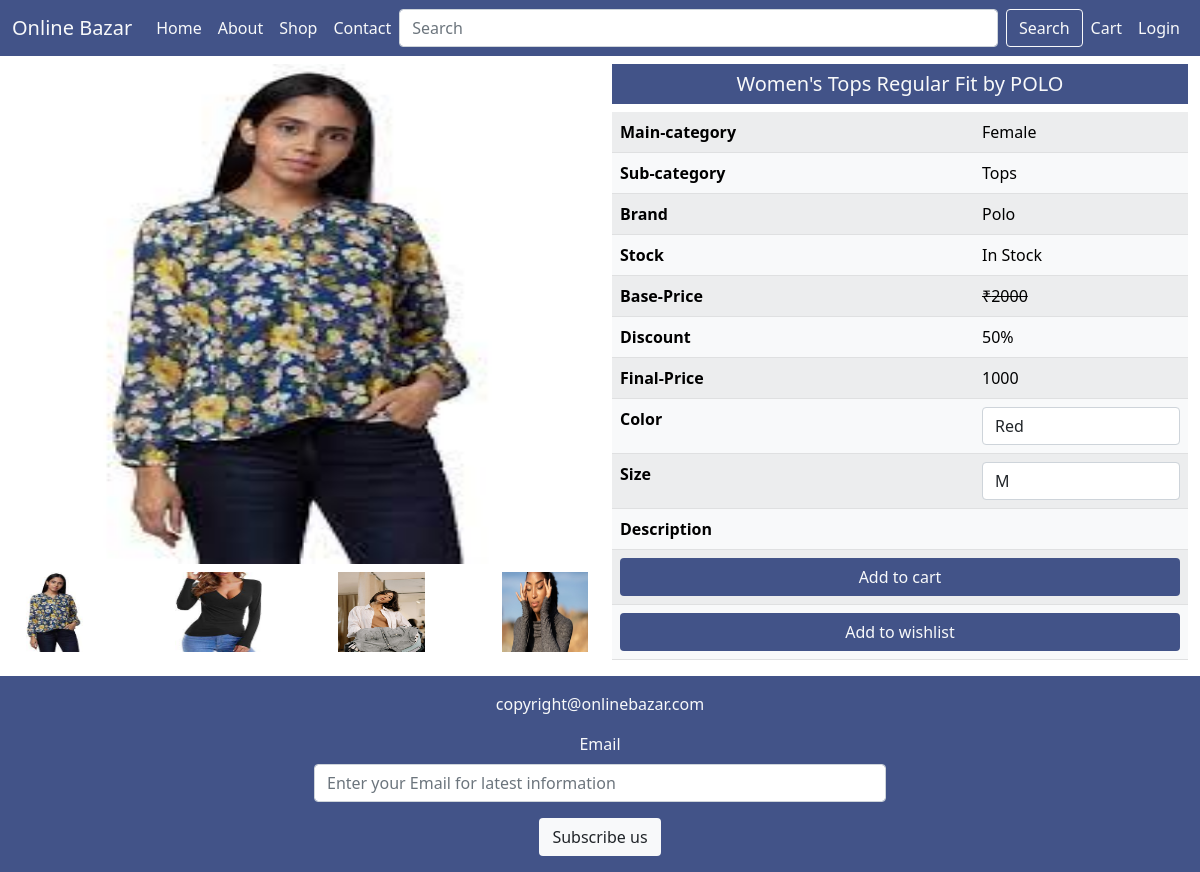
The app's page /single-product-page/22/ with its own data.
### mainApp/models.py (models this page shows, shortened)
class Product(models.Model):
    id = models.AutoField(primary_key=True)
    name = models.CharField(max_length=20)
    maincategory = models.ForeignKey(Maincategory, on_delete=models.CASCADE)
    subcategory = models.ForeignKey(Subcategory, on_delete=models.CASCADE)
    brand = models.ForeignKey(Brand, on_delete=models.CASCADE)
    seller = models.ForeignKey(Seller, on_delete=models.CASCADE, default=None)
    baseprice = models.IntegerField()
    discount = models.IntegerField()
    finalprice = models.IntegerField()
    size = models.CharField(max_length=100)
    color = models.CharField(max_length=100)
    description = models.TextField()
    stock = models.CharField(max_length=20, default="In Stock")
    pic1 = models.ImageField(
        upload_to="images", default='nopic.jpg', null=True, blank=True)
    pic2 = models.ImageField(
        upload_to="images", default='nopic.jpg', null=True, blank=True)
    pic3 = models.ImageField(
        upload_to="images", default='nopic.jpg', null=True, blank=True)
    pic4 = models.ImageField(
        upload_to="images", default='nopic.jpg', null=True, blank=True)

class Maincategory(models.Model):
    id = models.AutoField(primary_key=True)
    name = models.CharField(max_length=20)
    def __str__(self):
        return self.name

class Subcategory(models.Model):
    id = models.AutoField(primary_key=True)
    name = models.CharField(max_length=20)
    def __str__(self):
        return self.name

class Brand(models.Model):
    id = models.AutoField(primary_key=True)
    name = models.CharField(max_length=20)
    def __str__(self):
        return self.name

### mainApp/views.py (the view)
# urls.py: path('single-product-page/<int:num>/',views.singleproductpage),
def singleproductpage(request, num):
    p = Product.objects.get(id=num)
    color = p.color.split(",")
    color = color[:-1]
    size = p.size.split(",")
    size = size[:-1]
    return render(request, "singleproductpage.html", {"Product": p, "Color": color, "Size": size})

### mainApp/templatetags/product.py (called while the page is built)
@register.filter('Stock')
def Stock(request,data):
    if(data=="In Stock"):
        return True
    else:
        return False

### mainApp/templates/singleproductpage.html (shortened to what this page needs)
{% extends 'index.html' %}
{% load static %}
{% load product %}
{% block body %}
<div class="container-fluid  mt-3">
    <div class="row">
        <div class="col-xxl-6 col-xl-6 col-lg-6 col-md-6 col-sm-12 col-12">
            <div id="carouselExampleFade" class="carousel slide carousel-fade" data-bs-ride="carousel">
                <div class="carousel-inner">
                    <div class="carousel-item active">
                        <img src="{{Product.pic1.url}}" height="500" class="d-block w-100">
                    </div>
                </div>
                <button class="carousel-control-prev" type="button" data-bs-target="#carouselExampleFade"
                    data-bs-slide="prev">
                    <span class="carousel-control-prev-icon" aria-hidden="true"></span>
                </button>
                <button class="carousel-control-next" type="button" data-bs-target="#carouselExampleFade"
                    data-bs-slide="next">
                    <span class="carousel-control-next-icon" aria-hidden="true"></span>
                </button>
            </div>
            <div class="mt-2 mb-2 d-flex justify-content-between">
                <img src="{{Product.pic1.url}}" height='80px' width='15%'>
                <img src="{{Product.pic2.url}}" height='80px' width='15%'>
                <img src="{{Product.pic3.url}}" height='80px' width='15%'>
                <img src="{{Product.pic4.url}}" height='80px' width='15%'>
            </div>
        </div>
        <div class="col-xxl-6 col-xl-6 col-lg-6 col-md-6 col-sm-12 col-12">
            <h5 class="background text-light text-center p-2">{{Product.name}}</h5>
            <table class="table table-light table-striped table-hover">
                <tr>
                    <th>Main-category</th>
                    <td>{{Product.maincategory}}</td>
                </tr>
                <tr>
                    <th>Sub-category</th>
                    <td>{{Product.subcategory}}</td>
                </tr>
                <tr>
                    <th>Brand</th>
                    <td>{{Product.brand}}</td>
                </tr>
                <tr>
                    <th>Stock</th>
                    <td>{{Product.stock}}</td>
                </tr>
                <tr>
                    <th>Base-Price</th>
                    <td><del>&#8377;{{Product.baseprice}}</del></td>
                </tr>
                <tr>
                    <th>Discount</th>
                    <td>{{Product.discount}}%</td>
                </tr>
                <tr>
                    <th>Final-Price</th>
                    <td>{{Product.finalprice}}</td>
                </tr>
                <form action="/add-to-cart/" method="post">
                    <tr>
                        <th>Color</th>
                        <td><select name="color" class="form-control">
                                {% for i in Color %}
                                <option value="{{i}}">{{i}}</option>
                                {% endfor %}
                            </select>
                        </td>
                    </tr>
                    <tr>
                        <th>Size</th>
                        <td><select name="size" class="form-control">
                                {% for i in Size %}
                                <option value="{{i}}">{{i}}</option>
                                {% endfor %}
                            </select>
                        </td>
                    </tr>
                    <tr>
                        <th>Description</th>
                        <td>{{Product.description}}</td>
                    </tr>
                    <tr>
                        {% if request|Stock:Product.stock %}
                        <th colspan="2"><button type="submit" class="btn background text-light w-100">Add to cart</button></th>
                        {% else %}
                        <th colspan="2"><button type="submit" disabled class="btn background text-light w-100">Add to cart</button></th>
                        {% endif %}
                    </tr>
                </form>
                <tr>
                    <th colspan="2"><a href="/add-to-wishlist/{{Product.id}}"
                            class="btn background text-light w-100">Add to wishlist</a></th>
                </tr>
            </table>
        </div>
    </div>
</div>
{% endblock %}

### mainApp/static/css/style.css (style rules this page uses)
.background { background-color: rgb(66, 83, 136); }

### records on screen
Product: pic1 (picture), pic2 (picture), pic3 (picture), pic4 (picture), name "Women's Tops Regular Fit by POLO", maincategory "Female", subcategory "Tops", brand "Polo", stock "In Stock", baseprice "2000", discount "50", finalprice "1000"

### other values on screen
form field color "Red"
form field size "M"
